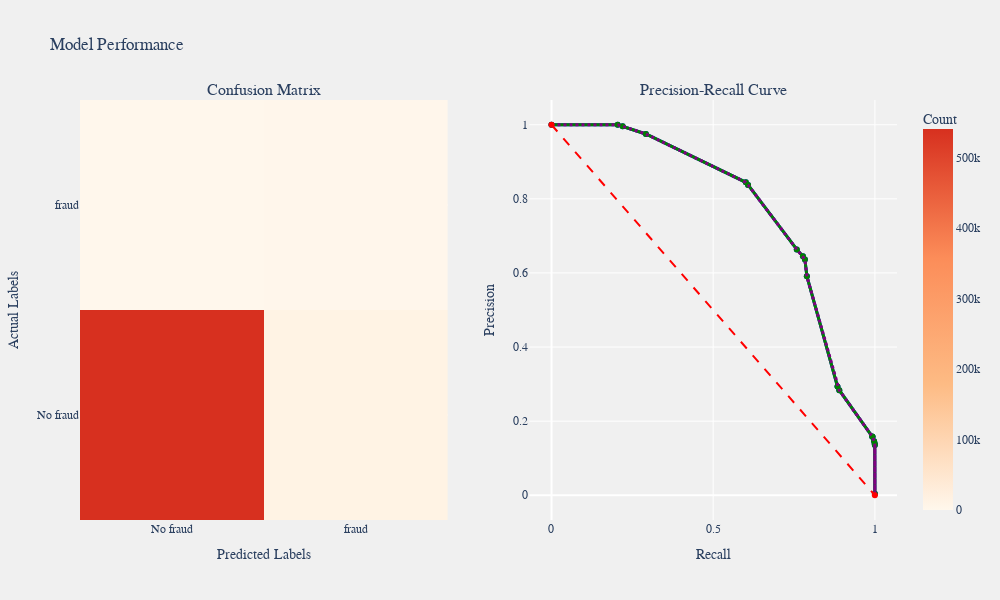

The code cell stored with this chart in its notebook:
### Code cell
evaluate_model_interactive(
    DecisionTree, 
    X_train, 
    X_test, 
    y_train, 
    y_test, 
    threshold_plot=False
)

### Figure 1 — Plotly figure (JSON) as saved in the notebook; plotly's stock layout.template omitted (floating-point values rounded to 4 significant figures)
{"data": [{"colorbar": {"title": {"text": "Count"}}, "colorscale": [[0, "#FFF7EC"], [0.33, "#FDBB84"], [0.66, "#FC8D59"], [1, "#D7301F"]], "hovertemplate": "True Class: %{y}<br>Predicted: %{x}<br>Count: %{z}<extra></extra>", "showscale": true, "type": "heatmap", "x": ["No fraud", "fraud"], "xaxis": "x", "y": ["No fraud", "fraud"], "yaxis": "y", "z": [[540265, 13309], [1, 2144]], "zmax": 540265, "zmin": 0}, {"hovertemplate": "<b>Recall:</b> %{x}<br><b>Precision:</b> %{y}", "line": {"color": "blue", "width": 3}, "name": "Test Precision-Recall Curve", "type": "scatter", "x": [1.0, 1.0, 0.9995, 0.9977, 0.993, 0.9916, 0.89, 0.8844, 0.7897, 0.7837, 0.7776, 0.7585, 0.6079, 0.6009, 0.2918, 0.22, 0.2047, 0.0], "xaxis": "x2", "y": [0.00386, 0.1355, 0.1387, 0.1456, 0.1577, 0.1589, 0.2835, 0.2936, 0.5911, 0.6365, 0.6448, 0.6635, 0.8375, 0.8447, 0.9751, 0.9958, 1.0, 1.0], "yaxis": "y2"}, {"hovertemplate": "<b>Recall:</b> %{x}<br><b>Precision:</b> %{y}", "line": {"color": "green", "width": 3}, "name": "Train Precision-Recall Curve", "type": "scatter", "x": [1.0, 1.0, 0.9995, 0.9977, 0.993, 0.9916, 0.89, 0.8844, 0.7897, 0.7837, 0.7776, 0.7585, 0.6079, 0.6009, 0.2918, 0.22, 0.2047, 0.0], "xaxis": "x2", "y": [0.00386, 0.1355, 0.1387, 0.1456, 0.1577, 0.1589, 0.2835, 0.2936, 0.5911, 0.6365, 0.6448, 0.6635, 0.8375, 0.8447, 0.9751, 0.9958, 1.0, 1.0], "yaxis": "y2"}, {"hovertemplate": "<b>Recall:</b> %{x}<br><b>Precision:</b> %{y}", "line": {"color": "purple", "dash": "dot", "width": 3}, "name": "Overall Precision-Recall Curve", "type": "scatter", "x": [0.0, 0.0, 0.2047, 0.2047, 0.22, 0.22, 0.2918, 0.2918, 0.6009, 0.6009, 0.6079, 0.6079, 0.7585, 0.7585, 0.7776, 0.7776, 0.7837, 0.7837, 0.7897, 0.7897, 0.8844, 0.8844, 0.89, 0.89, 0.9916, 0.9916, 0.993, 0.993, 0.9977, 0.9977, 0.9995, 0.9995, 1.0, 1.0, 1.0, 1.0], "xaxis": "x2", "y": [1.0, 1.0, 1.0, 1.0, 0.9958, 0.9958, 0.9751, 0.9751, 0.8447, 0.8447, 0.8375, 0.8375, 0.6635, 0.6635, 0.6448, 0.6448, 0.6365, 0.6365, 0.5911, 0.5911, 0.2936, 0.2936, 0.2835, 0.2835, 0.1589, 0.1589, 0.1577, 0.1577, 0.1456, 0.1456, 0.1387, 0.1387, 0.00386, 0.1355, 0.1355, 0.00386], "yaxis": "y2"}, {"line": {"color": "red", "dash": "dash", "width": 2}, "name": "Random Chance", "type": "scatter", "x": [0, 1], "xaxis": "x2", "y": [1, 0], "yaxis": "y2"}], "layout": {"annotations": [{"font": {"size": 16}, "showarrow": false, "text": "Confusion Matrix", "x": 0.225, "xanchor": "center", "xref": "paper", "y": 1, "yanchor": "bottom", "yref": "paper"}, {"font": {"size": 16}, "showarrow": false, "text": "Precision-Recall Curve", "x": 0.775, "xanchor": "center", "xref": "paper", "y": 1, "yanchor": "bottom", "yref": "paper"}], "autosize": true, "font": {"family": "Arial", "size": 12}, "height": 600, "paper_bgcolor": "rgba(240,240,240,0.95)", "plot_bgcolor": "rgba(240,240,240,0.95)", "showlegend": false, "title": {"text": "Model Performance"}, "width": 1000, "xaxis": {"anchor": "y", "domain": [0, 0.45], "title": {"text": "Predicted Labels"}}, "xaxis2": {"anchor": "y2", "domain": [0.55, 1], "title": {"text": "Recall"}}, "yaxis": {"anchor": "x", "domain": [0, 1], "title": {"text": "Actual Labels"}}, "yaxis2": {"anchor": "x2", "domain": [0, 1], "title": {"text": "Precision"}}}}
